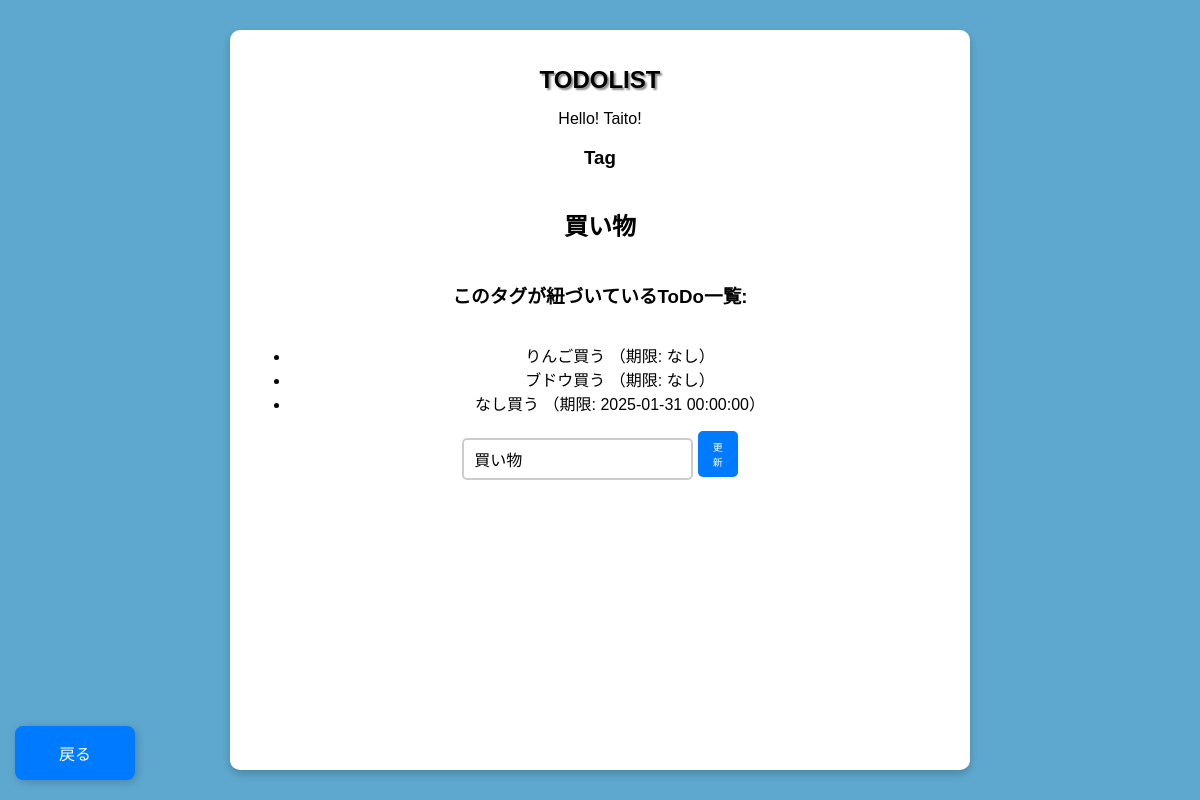
/tag/3, run on an earlier commit of the app's database.
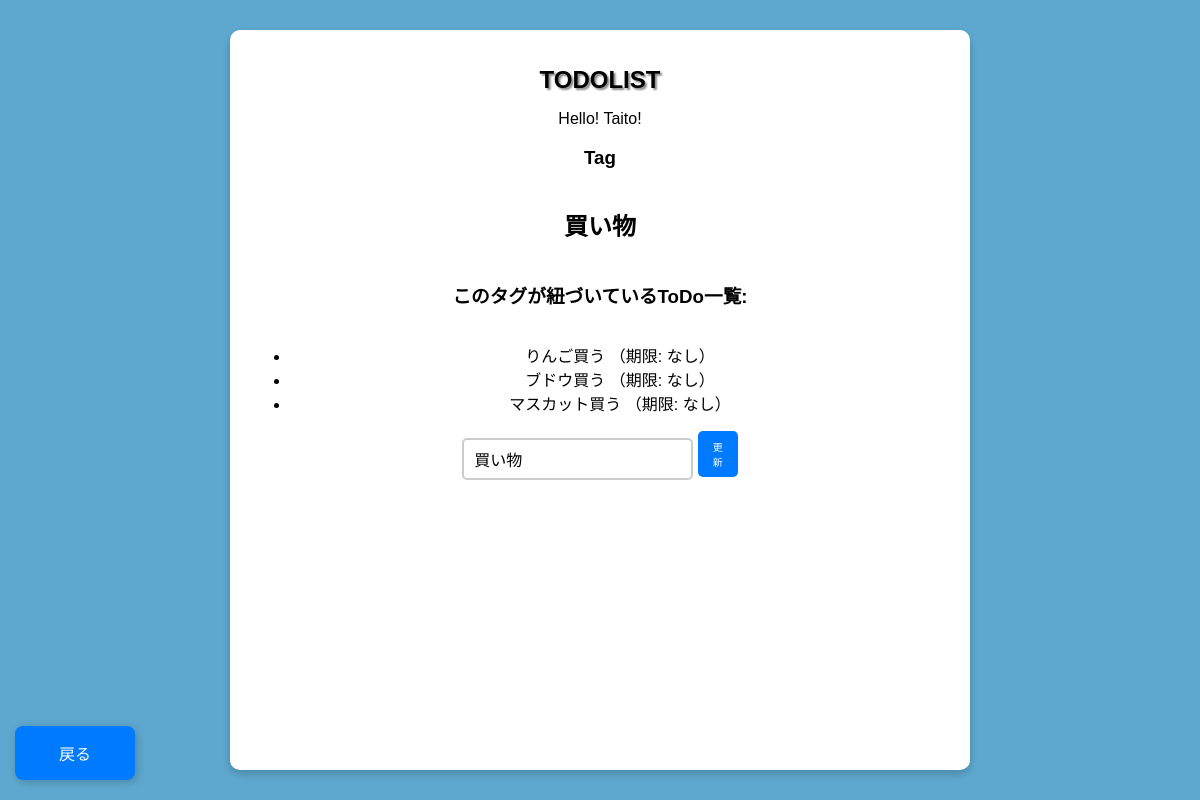
And on a later commit of the database.
### app/database/table/models.py (models this page shows)
class Tag(Base):
    __tablename__ = 'tag'
    __table_args__ = {
        'comment': 'tagの内容を管理するテーブル'
    }
    id   = Column('tag_id', Integer, primary_key=True, autoincrement=True)
    desc = Column('description', String(200), nullable=False)
    settings = relationship("Set", back_populates="tag", cascade="all, delete-orphan")

class Todo(Base):
    __tablename__ = 'todo'
    __table_args__ = {
        'comment': 'todoの内容を管理するテーブル'
    }
    id   = Column('todo_id', Integer, primary_key=True, autoincrement=True)
    box  = Column('box', String(200), nullable=False)
    date = Column('date', DateTime, nullable=True)  # 現在時刻をデフォルトに設定
    completed = Column('completed', Boolean, default=False)
    settings = relationship("Set", back_populates="todo", cascade="all, delete-orphan")

### app/routes/tag.py (the view)
@router.get("/tag/{tag_id}")
async def read_tag(request: Request, tag_id: int):
    tag = db.query(Tag).filter(Tag.id == tag_id).first()
    if not tag:
        return JSONResponse(status_code=404, detail="Tagが見つかりません")
    related_todos = (
        db.query(Todo)
        .join(Set, Set.todo_id == Todo.id)
        .filter(Set.tag_id == tag_id)
        .all()
    )
    return templates.TemplateResponse("tag.html", {
        "request": request,
        "name": "Taito!",
        "tag": tag,
        "tag_id": tag_id,
        "related_todos": related_todos  # 紐づくToDoリストを渡す
    })

### app/templates/tag.html (shortened to what this page needs)
{% extends "layout.html" %}
{% block content %}
    <h3>Tag</h3>
    <h2>{{ tag.desc }}</h2>
    <h3>このタグが紐づいているToDo一覧:</h3>
    <ul>
        {% for todo in related_todos %}
            <li>{{ todo.box }} （期限: {{ todo.date if todo.date else 'なし' }}）</li>
        {% else %}
            <li>このタグに紐づくToDoはありません。</li>
        {% endfor %}
    </ul>
    <form id="tag-updateform" class="tag-updateform" data-tag-id="{{ tag.id }}">
        <input type="text" id="update-tagdesc" class="tag-updateinput" placeholder="Tagを入力" name="tagdesc" required value="{{ tag.desc }}">
        <button type="submit" class="add-button">更新</button>
    </form>
    <a href="/tag" class="back-button">戻る</a>
{% endblock %}

### app/templates/layout.html (shortened to what this page needs)
<!DOCTYPE html>
<html lang="ja">
<head>
    <link rel="stylesheet" href="/app/static/css/styles.css">
</head>
<body>
    <div class="background">
        <h1>TODOLIST</h1>
        <div style="display: flex; flex-direction: column; min-height: 80vh">
            <div class="container">
                Hello! {{ name }}
            </div>
        {%- block content %}{% endblock %}
        </div>
    </div>
</body>
</html>

### app/static/css/styles.css (style rules this page uses)
body { font-family: Arial, sans-serif; background-color: #5ea8cf; display: flex; justify-content: center; align-items: center; height: 100vh; margin: 0; }
.background { background: white; padding: 20px; border-radius: 10px; box-shadow: 0 4px 8px rgba(0, 0, 0, 0.2); text-align: center; width: 700px; }
h1 { font-size: 24px; font-weight: bold; text-shadow: 2px 2px 2px #888; }
input { flex: 1; padding: 10px; border: 2px solid #ccc; border-radius: 5px; font-size: 16px; }
button { background-color: #3498db; color: white; border: none; padding: 10px; cursor: pointer; border-radius: 5px; font-size: 20px; width: 40px; }
.back-button { text-decoration: none; position: fixed; bottom: 20px; left: 15px; width: 40px; background-color: #007bff; color: white; border: none; padding: 15px 40px; border-radius: 8px; font-size: 16px; cursor: pointer; box-shadow: 2px 2px 10px rgba(0, 0, 0, 0.2); transition: background-color 0.3s ease; display: flex; align-items: center; justify-content: center; }
.add-button { padding: 8px 15px; font-size: 10px; background-color: #007bff; color: white; border: none; border-radius: 5px; cursor: pointer; transition: background-color 0.3s ease; }

What changed in the data, as far as the page shows it:
removed Todo: box "なし買う", date "2025-01-31 00:00:00"
added Todo: box "マスカット買う", date "なし"
